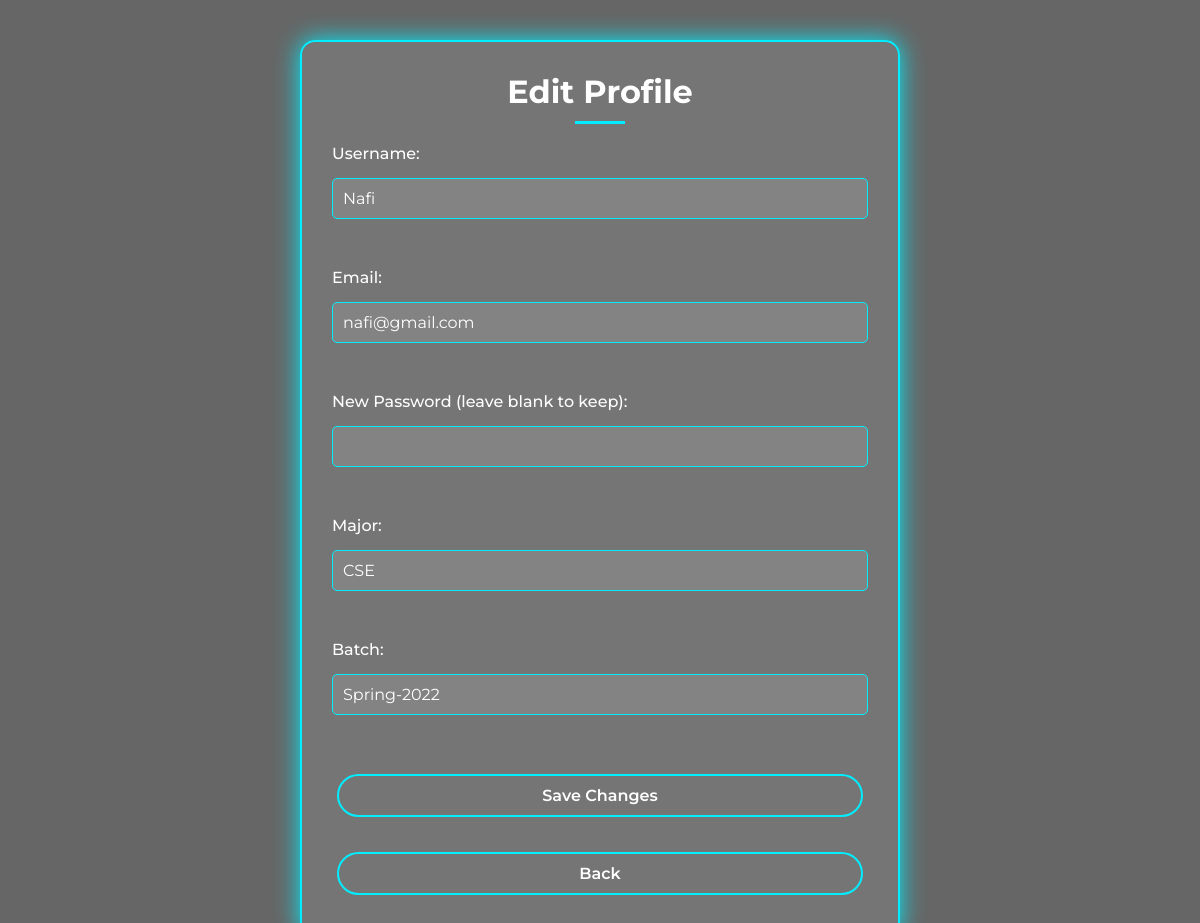
Before: /Profile_dashboard/edit_profile.php (signed in) with the older database file.
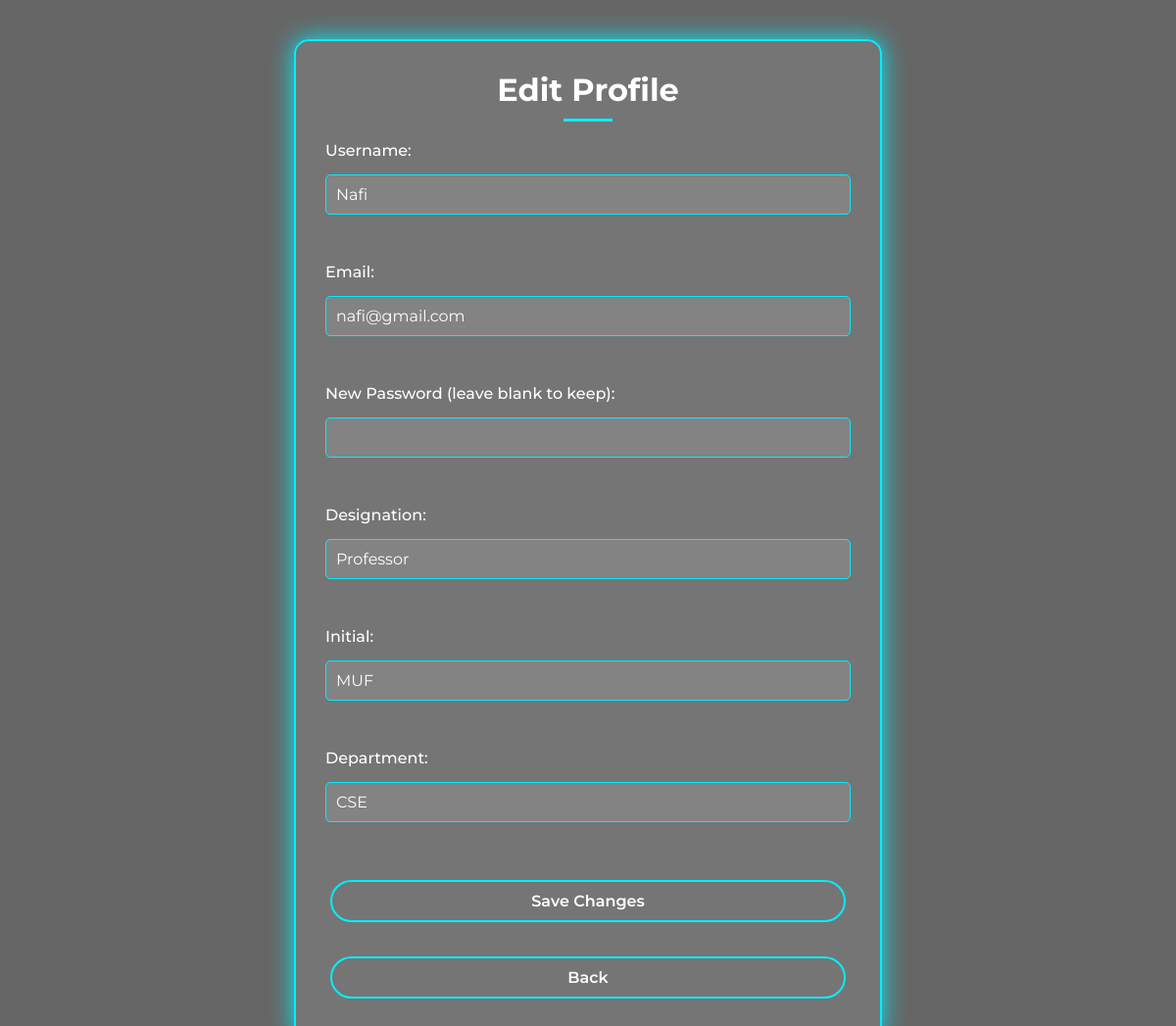
After: the same page with the newer database file.
### tables this page shows
CREATE TABLE `student` (
  `user_id` int(11) NOT NULL AUTO_INCREMENT,
  `batch` varchar(20) NOT NULL,
  `major` varchar(50) NOT NULL,
  PRIMARY KEY (`user_id`)
);

CREATE TABLE `instructor` (
  `user_id` int(11) NOT NULL AUTO_INCREMENT,
  `department` varchar(100) NOT NULL,
  `designation` varchar(50) NOT NULL,
  `initial` varchar(10) DEFAULT NULL,
  PRIMARY KEY (`user_id`),
  CONSTRAINT `instructor user` FOREIGN KEY (`user_id`) REFERENCES `user` (`user_id`)
);

### Profile_dashboard/edit_profile.php (the view, shortened to what this page needs)
<?php
require_once '../connect.php';
$user_id = $_SESSION['user_id'];
$is_student = false;
$is_instructor = false;
$check__student_query = "SELECT * FROM student WHERE user_id = {$_SESSION['user_id']}";
$check__instructor_query = "SELECT * FROM instructor WHERE user_id = {$_SESSION['user_id']}";
$check_student_result = mysqli_query($conn, $check__student_query);
$check_instructor_result = mysqli_query($conn, $check__instructor_query);
if(mysqli_num_rows($check_student_result) > 0){
    $is_student = true;
}
if(mysqli_num_rows($check_instructor_result) > 0){
    $is_instructor = true;
}
if($is_student){
    $student_query = "SELECT * FROM user JOIN student ON user.user_id = student.user_id WHERE user.user_id = $user_id";
    $student_result = mysqli_query($conn, $student_query);
    $student = mysqli_fetch_assoc($student_result);
}
if($is_instructor){
    $instructor_query = "SELECT * FROM user JOIN instructor ON user.user_id = instructor.user_id WHERE user.user_id = $user_id";
    $instructor_result = mysqli_query($conn, $instructor_query);
    $instructor = mysqli_fetch_assoc($instructor_result);
}
$query = "SELECT * FROM user WHERE user_id=$user_id";
$result = mysqli_query($conn, $query);
$user = mysqli_fetch_assoc($result);
?>
<!DOCTYPE html>
<html>
<head>
    <link rel="stylesheet" href="edit_profile.css">
</head>
<body>
    <div class="dashboard">
        <h1>Edit Profile</h1>
        <form action="" method="POST" class="card">
            <label>Username:</label>
            <input type="text" name="username"
                        required
                        pattern="[A-Z][a-z]*"
                        title="Start with a capital letter, no spaces (e.g., John)"
                        value="<?= $user['username']; ?>" ><br>
            <label>Email:</label>
            <input type="email" name="email" value="<?php echo $user['email']; ?>" required><br>
            <label>New Password (leave blank to keep):</label>
            <input type="password" name="password"
                        pattern="(?=.*[0-9])(?=.*[\W_]).{8,}"
                        title="At least 8 characters, with a number and special character" ><br>
            <?php if($is_student):?>
            <label>Major:</label>
            <input type="text" name="major" value="<?=  $student['major']; ?>"><br>
            <label>Batch:</label>
            <input type="text" name="batch" value="<?=  $student['batch']; ?>"><br>
            <?php endif; ?>
            <?php if($is_instructor):?>
            <label>Designation:</label>
            <input type="text" name="designation" value="<?=  $instructor['designation']; ?>"><br>
            <label>Initial:</label>
            <input type="text" name="initial" value="<?=  $instructor['initial']; ?>"><br>
            <label>Department:</label>
            <input type="text" name="department" value="<?=  $instructor['department']; ?>"><br>
            <?php endif; ?>
            <button type="submit" class="button">Save Changes</button>
            <a href="profile.php" class="button">Back</a>
        </form>
    </div>
</body>
</html>

Changed rows visible on the page:
removed student: major "CSE", batch "Spring-2022"
added instructor: designation "Professor", initial "MUF", department "CSE"
Other visible differences:
text no longer shown: "Major: Batch:"
text now shown: "Designation: Initial: Department:"
